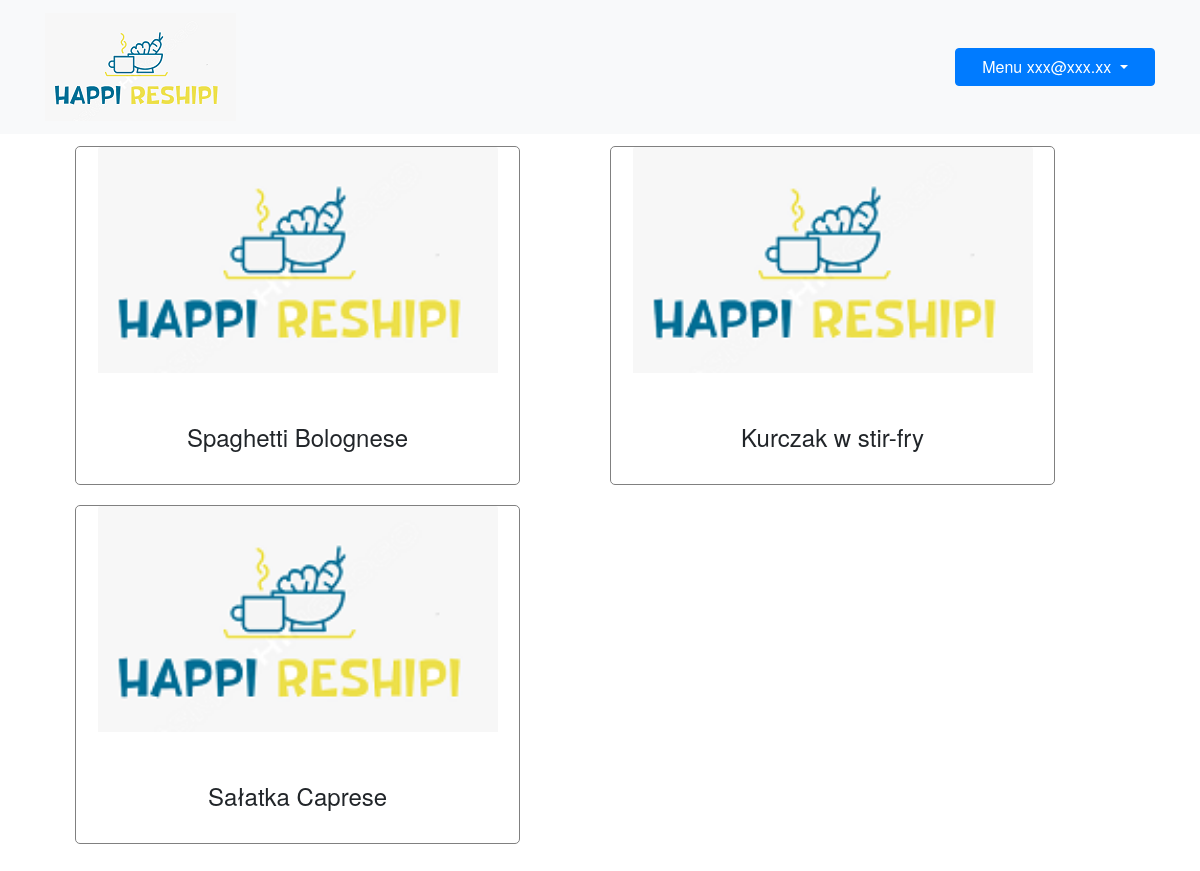
Screenshot of /index (signed in) with the database file from the repository.
### tables this page shows
CREATE TABLE recipes (int integer primary key autoincrement, nazwa varchar(30), skladniki varchar(500), przygotowanie varchar(500), img varchar(100));

### happireshipi_app.py (the view)
@app.route('/')
@app.route('/index')
def index():
    db = get_db()
    sql_command = 'select * from recipes'
    cur = db.execute(sql_command)
    recipes = cur.fetchall()
    return render_template('index.html',recipes = recipes )

### happireshipi_app.py (called while the page is built)
def get_db():
    if not hasattr(g, 'sqlite_db'):
        conn = sqlite3.connect(app_info["db_file"])
        conn.row_factory=sqlite3.Row
        g.sqlite_db = conn
    return g.sqlite_db

### templates/index.html (shortened to what this page needs)
{% extends "base.html" %}
{% block content %}
<section class="" id="portfolio">
    <div class="container">
        <div class="row">
            {% for recipe in recipes  %}
            <div class="col-md-5 col-sm-10 portfolio-item">
                <div class="card">
                    <a class="portfolio-link" data-toggle="modal" href="#portfolioModal{{recipe .int}}">
                        <img class="card-img-top" src="{{url_for('static', filename=recipe.img )  }}" style="width:400px;"
                            alt="Card image cap">
                    </a>
                    <div class="card-body">
                        <h4 class="card-title">{{ recipe.nazwa }}</h4>
                    </div>
                </div>
            </div>
            {% endfor %}
        </div>
    </div>
</section>
{% endblock %}

### static/styles/base.css (style rules this page uses)
body { overflow-x: hidden; font-family: "Roboto Slab", "Helvetica Neue", Helvetica, Arial, sans-serif; min-height: 75rem; padding-top: 8.5rem; }
h4 { margin-top: 30px; text-align: center; margin-bottom: 20px; }
.card { border-color: grey; border-radius: 5px; }
#portfolio .portfolio-item { margin-right: 30px; margin-left: 30px; margin-top: 10px; margin-bottom: 10px; }
#portfolio .portfolio-item .portfolio-link { position: relative; display: block; max-width: 400px; margin: 0 auto; cursor: pointer; }

### rows the page displays
recipes: img (picture), nazwa "Spaghetti Bolognese"
recipes: img (picture), nazwa "Kurczak w stir-fry"
recipes: img (picture), nazwa "Sałatka Caprese"

### other values shown
{{ session['user'] if 'user' in session }} "xxx@xxx.xx"
